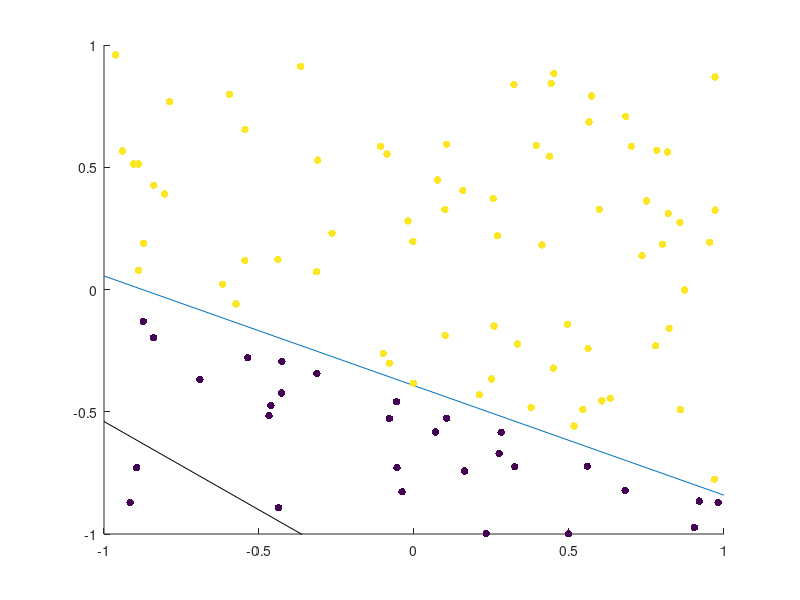

This figure's MATLAB source: (Note: this script raises an error after producing the figure.)
% percepteron_algorithm
clear all
close all

screen_size = get(0, 'ScreenSize');

x1 = -1:0.1:1 ;% to draw line

% generate two random points on -1 to 1 interval
a = -1;
b = 1;
f = a + (b-a).*rand(2,2);
% create a line based on two random points
x2 = (f(2,2)-f(1,2))/(f(2,1) - f(1,1)) * (x1 - f(1,1));
line(x1,x2)
axis([-1 1 -1 1])   % min and max values
f1 = figure(1);
set(f1, 'Position', [0 0 screen_size(3) screen_size(4) ] );
hold on

N = 100;             % number of data samples
a = -1;
b = 1;
n = 1:N;                 % number of points
x = a + (b-a).*rand(N,2);  % generate random points

% plug point into target function to calculate output value
e = (f(2,2)-f(1,2))/(f(2,1) - f(1,1)) * (x(:,1) - f(1,1));

y = zeros(N,1);            % initialize output values
for i=1:N                  % this loop calcultates output values
   if e(i) > x(i,2)
       y(i,1) = -1;
   else
       y(i,1) = 1;
   end
end

scatter(x(:,1),x(:,2),30,y, 'filled')   % plot x values, colored according
                                        % to y values
x = [ones(N,1), x];         % add x1 value and set it to one
[r c] = size(x);            
w = zeros(1,3);             % initialize w values
hold on

p = [n' x y];               % keep track of x values and corresponding y

i = 1;

while r > 0                % main loop
    x_fail = [];            % initialize x_fail index
%     [r c] = size(x);            

    h = sign(w*x');         % calculate hypothesis    

    % check hypotheses against output values
    for j = 1:N
        if h(j) ~= y(j)
           x_fail = [x_fail; p(j,2:5)];     % generate x_fail matrix
                                            % for each run through
        end
    end

    [r c] = size(x_fail);                   % check number of failures
    if r == 0
        break                         % if zero failures, you're done!
    end
    
    ran_dex = randi(r,1);               % pick a random element of failures
    y_fail = x_fail(ran_dex,4); % y should be the 4th element
    
    % calculate new weights
    w = w + y_fail*x_fail(ran_dex,1:3);
    
    b2 = -1:0.1:1 ;% to draw line based on new hypothesis
    if w(3) == 0
        b2 = -1:0.1:1 ;% to draw line based on new hypothesis
        b1 = (-w(1)/w(2))*b2;
    else
        b1 = -1:0.1:1 ;% to draw line based on new hypothesis
        b2 = -w(2)/w(3)*b1-w(1)/w(3);
    end

    h2 = line(b1,b2,'Color',[0 0 0]);
    plot(h2)
   
    pause(0.001)
    delete(h2)
    i = i +1;       % increment loop counter
end
line(b1,b2,'Color',[0 0 0])
disp(['The number of iterations is: ' num2str(i)])
% disp('The target values and the hypothesis values:')
% [y h']


